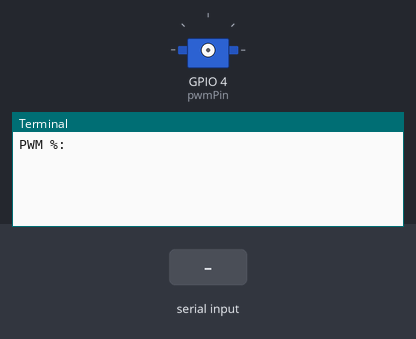
This program was run on a simulated Raspberry Pi (BCM pin numbers). On the bench: servo, the last lines printed to the terminal. Inputs (shaded band) come from the test bench. Servo angles are drawn from the pulse width (0.5 ms = 0°, 2.5 ms = 180°).

Above: at 1.2 s.
1.3 s: "5" typed at the terminal, then Enter
At 1.31 s:
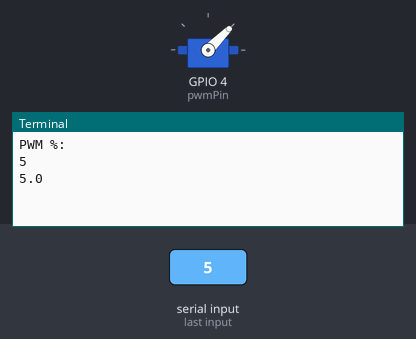
2.8 s: "90" typed at the terminal, then Enter
At 3.3 s:
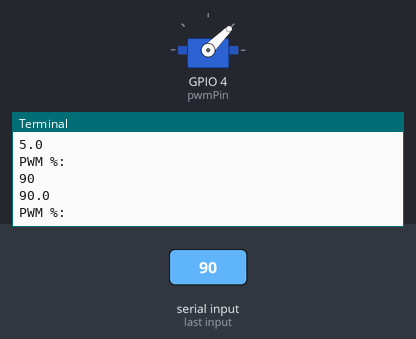

The program:

basic-servo.py
```python
import RPi.GPIO as GPIO
import time

GPIO.setmode(GPIO.BCM)

pwmPin = 4 #bcm

# period needs one cycle = 20ms (.02 seconds)
frequency = 50 # hz = 1 / PERIOD in seconds = 1 / .02

# Duty Cycle approx = 1%-2% => 0 angle
# Duty Cycle aprox = 10%-15% => 180 angle

GPIO.setup(pwmPin, GPIO.OUT)
pwm = GPIO.PWM(pwmPin, 50)

pwm.start(0)

try:
    while True:
        pwmPercent = float(input('PWM %: '))
        print(pwmPercent)
        pwm.ChangeDutyCycle(pwmPercent)

        time.sleep(.1)

except KeyboardInterrupt:
    GPIO.cleanup()
    print("Program ended. Cleanup completed.")
```

Measured:
- after the input at 1.3 s, the terminal: prints a new line at once (image 1)
- after the input at 2.8 s, the terminal: prints a new line at once (image 2)
